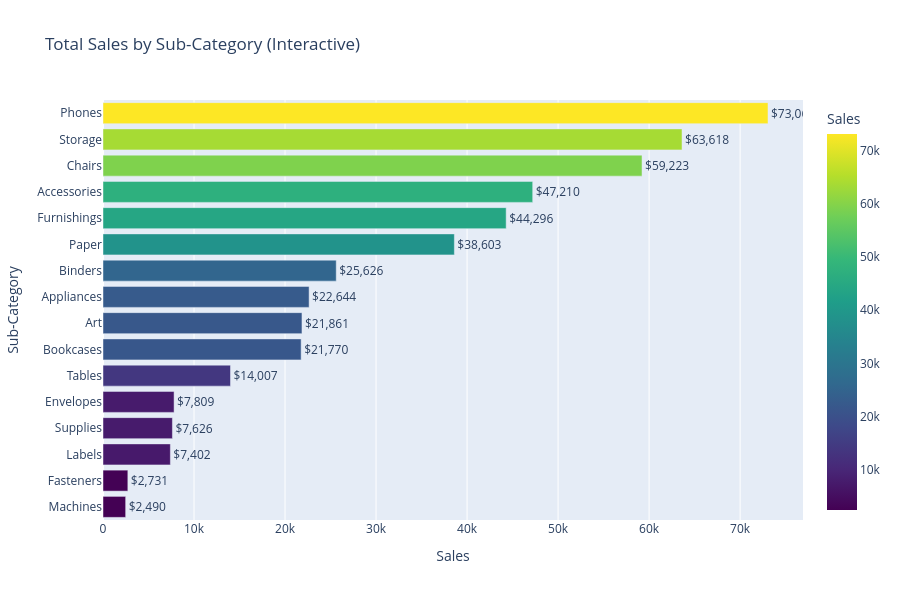

The code cell stored with this chart in its notebook:
### Code cell
# Cell 14: Interactive Plotly Chart
# Sales by Sub-Category
subcategory_sales = df.groupby('Sub-Category', observed=True)['Sales'].sum().reset_index()
subcategory_sales = subcategory_sales.sort_values('Sales', ascending=True)

fig = px.bar(subcategory_sales, 
             x='Sales', 
             y='Sub-Category',
             orientation='h',
             title='Total Sales by Sub-Category (Interactive)',
             color='Sales',
             color_continuous_scale='Viridis',
             text='Sales')

fig.update_traces(texttemplate='$%{text:,.0f}', textposition='outside')
fig.update_layout(height=600, showlegend=False)
fig.write_html('../reports/interactive_chart.html')
fig.show()
print("✅ Saved to reports/interactive_chart.html")

### Figure 1 — Plotly figure (JSON) as saved in the notebook; plotly's stock layout.template omitted (floating-point values rounded to 4 significant figures)
{"data": [{"hovertemplate": "Sales=%{marker.color}<br>Sub-Category=%{y}<extra></extra>", "legendgroup": "", "marker": {"color": [2490.0, 2731.0, 7402.0, 7626.0, 7809.0, 14010.0, 21770.0, 21860.0, 22640.0, 25630.0, 38600.0, 44300.0, 47210.0, 59220.0, 63620.0, 73060.0], "coloraxis": "coloraxis", "pattern": {"shape": ""}}, "name": "", "orientation": "h", "showlegend": false, "text": [2490.0, 2731.0, 7402.0, 7626.0, 7809.0, 14010.0, 21770.0, 21860.0, 22640.0, 25630.0, 38600.0, 44300.0, 47210.0, 59220.0, 63620.0, 73060.0], "textposition": "outside", "texttemplate": "$%{text:,.0f}", "type": "bar", "x": [2490.0, 2731.0, 7402.0, 7626.0, 7809.0, 14010.0, 21770.0, 21860.0, 22640.0, 25630.0, 38600.0, 44300.0, 47210.0, 59220.0, 63620.0, 73060.0], "xaxis": "x", "y": ["Machines", "Fasteners", "Labels", "Supplies", "Envelopes", "Tables", "Bookcases", "Art", "Appliances", "Binders", "Paper", "Furnishings", "Accessories", "Chairs", "Storage", "Phones"], "yaxis": "y"}], "layout": {"barmode": "relative", "coloraxis": {"autocolorscale": false, "colorbar": {"title": {"text": "Sales"}}, "colorscale": [[0, "#440154"], [0.1111, "#482878"], [0.2222, "#3e4989"], [0.3333, "#31688e"], [0.4444, "#26828e"], [0.5556, "#1f9e89"], [0.6667, "#35b779"], [0.7778, "#6ece58"], [0.8889, "#b5de2b"], [1, "#fde725"]]}, "height": 600, "legend": {"tracegroupgap": 0}, "showlegend": false, "title": {"text": "Total Sales by Sub-Category (Interactive)"}, "xaxis": {"anchor": "y", "domain": [0, 1], "title": {"text": "Sales"}}, "yaxis": {"anchor": "x", "domain": [0, 1], "title": {"text": "Sub-Category"}}}}
